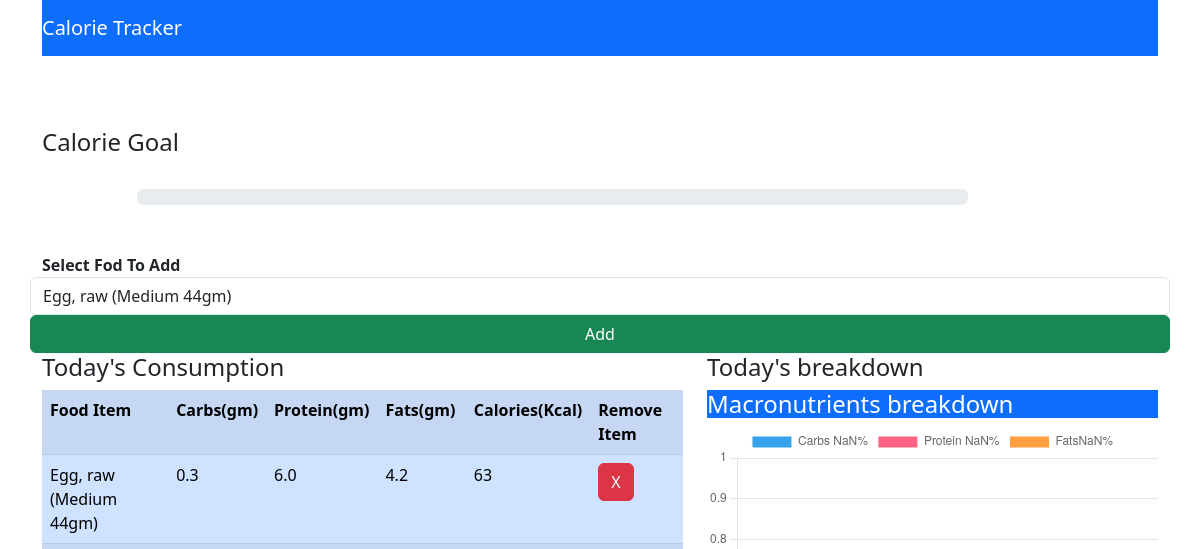
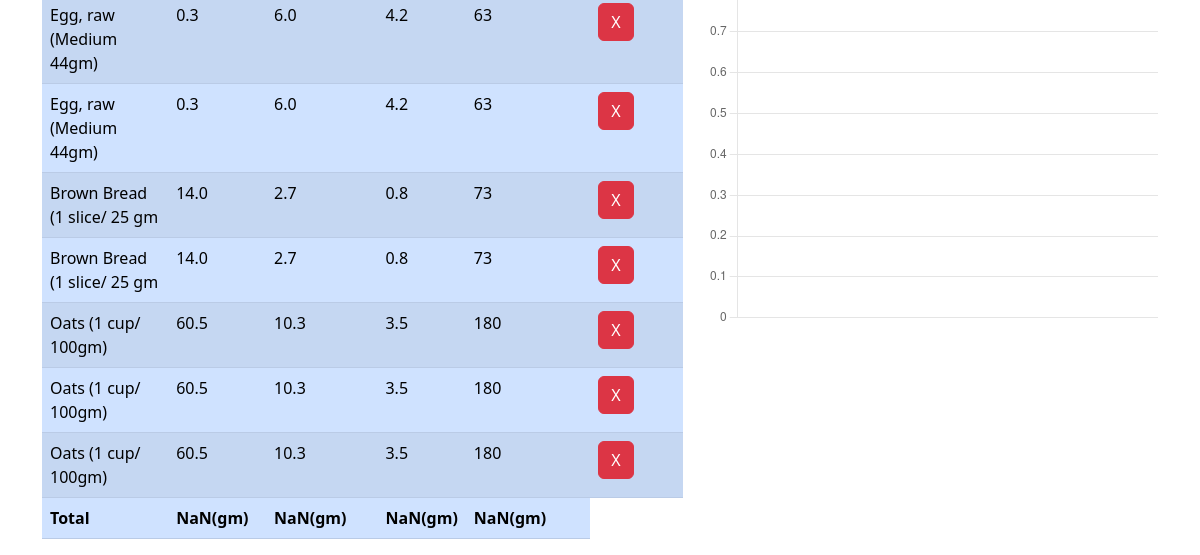
Page / (signed in) on the earlier database version (2 pictures, top to bottom).
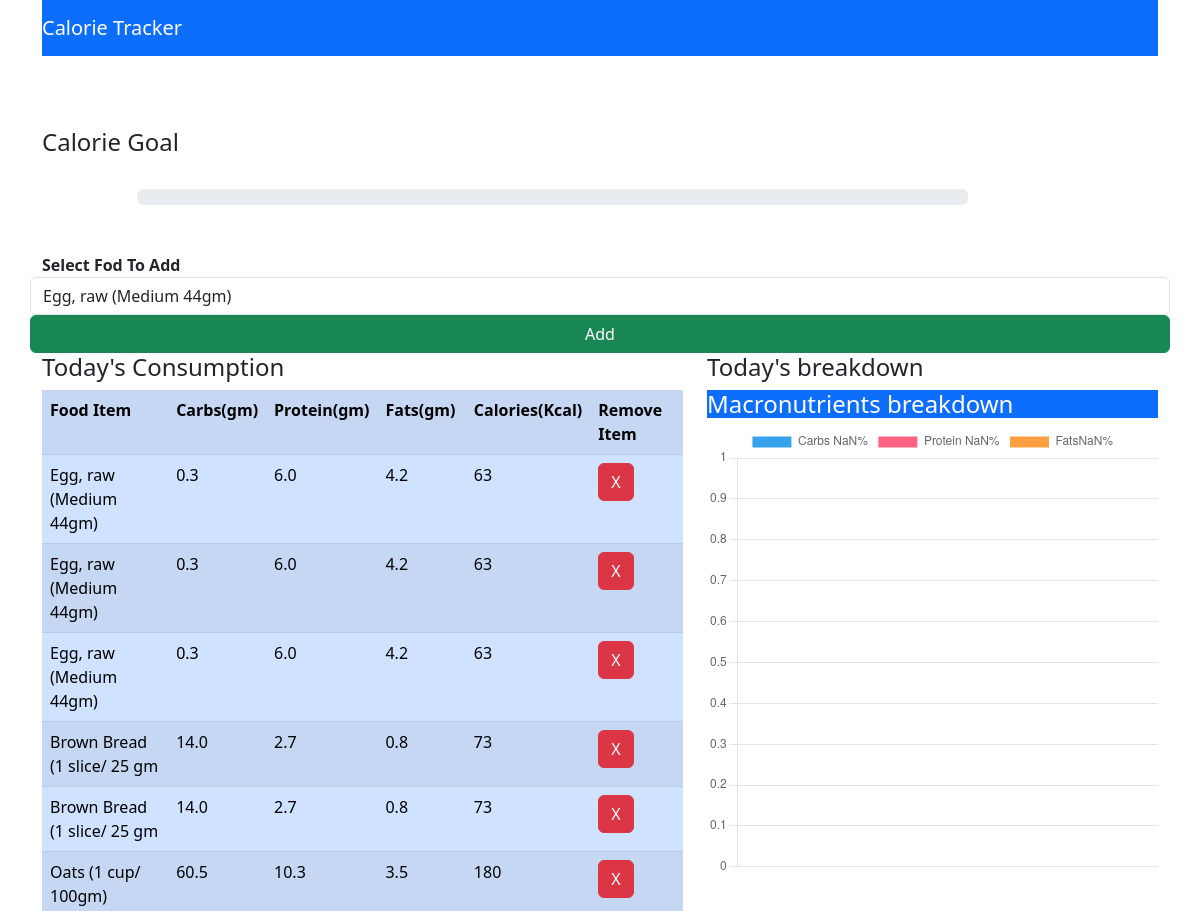
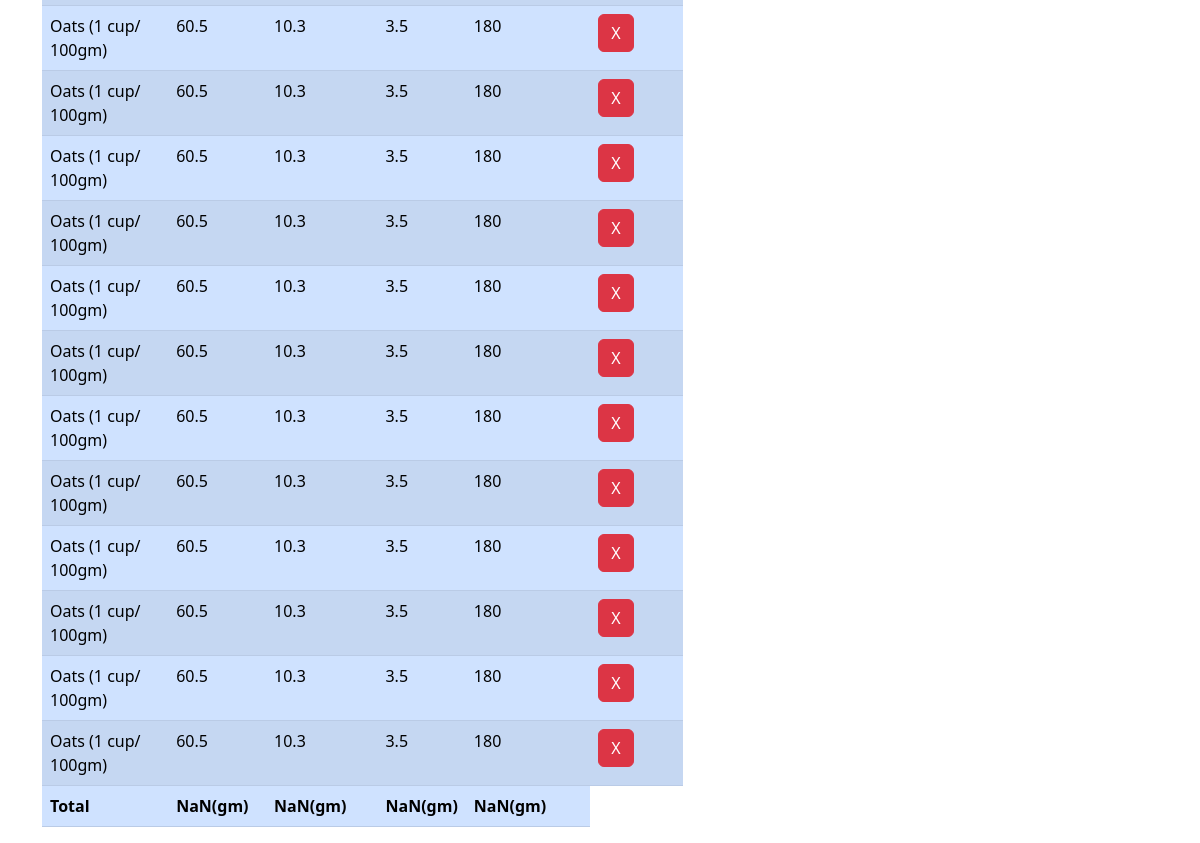
Same page on the later database version (2 pictures, top to bottom).
### myapp/models.py (models this page shows, shortened)
class Consume(models.Model):
    user = models.ForeignKey(User, on_delete=models.CASCADE)
    food_consumed = models.ForeignKey(Food, on_delete=models.CASCADE)

class Food(models.Model):
    name = models.CharField(max_length=100)
    carbs = models.FloatField()
    protein = models.FloatField()
    fats = models.FloatField()
    calories = models.IntegerField()

### myapp/views.py (the view)
# urls.py: path('', views.index, name='index'),
def index(request):
    if request.method=='POST':
        food_consumed = request.POST['food_consumed']
        consume = Food.objects.get(name=food_consumed)
        user = request.user
        consume = Consume(user=user, food_consumed=consume)
        consume.save()
        foods = Food.objects.all()
    else:
        foods = Food.objects.all()
    consumed_food = Consume.objects.filter(user=request.user)
    return render(request,'myapp/index.html', {'foods':foods, 'consumed_food':consumed_food})

### myapp/templates/myapp/index.html (shortened to what the changed rows need)
<!DOCTYPE html>
<html lang="en">
<head>
    <link href="https://cdn.jsdelivr.net/npm/bootstrap@5.3.0/dist/css/bootstrap.min.css" rel="stylesheet">
</head>
<body>
    <div class="container">
        <br><br><br>
        <br>
        <br><br>
        <div class="row">
            <div class="col-md-7">
                <table id="table" class="table table-striped table-primary">
                    <tr class="bg bg-primary">
                        <th>Food Item</th>
                        <th>Carbs(gm)</th>
                        <th>Protein(gm)</th>
                        <th>Fats(gm)</th>
                        <th>Calories(Kcal)</th>
                        <th>Remove Item</th>
                    </tr>
                    {% for c in consumed_food %}
                        <tr>
                            <td>{{ c.food_consumed.name }}</td>
                            <td>{{ c.food_consumed.carbs }}</td>
                            <td>{{ c.food_consumed.protein }}</td>
                            <td>{{ c.food_consumed.fats }}</td>
                            <td>{{ c.food_consumed.calories }}</td>
                            <td><a class="btn btn-danger" href="{% url 'delete' c.id %}">X</a></td>
                        </tr>
                    {% endfor %}
                </table>
            </div>
        </div>
    </div>
</body>
<script>
    var table = document.getElementById('table');
    var carbs = 0, protein = 0, fats = 0, calories = 0;
    for(var i = 1; i < table.rows.length-1; i++){
        // console.log(table.rows[i].cells[4].innerHTML);
        carbs += parseFloat(table.rows[i].cells[1].innerHTML);
        carbs = Math.round(carbs);
        protein += parseFloat(table.rows[i].cells[2].innerHTML);
        protein = Math.round(protein);
        fats += parseFloat(table.rows[i].cells[3].innerHTML);
        fats = Math.round(fats);
        calories += parseFloat(table.rows[i].cells[4].innerHTML);
        calories = Math.round(calories);
    }
    console.log(carbs);
    document.getElementById("totalCarbs").innerHTML = '<b>' + carbs + '(gm)</b>';
    document.getElementById("totalProtein").innerHTML = '<b>' + protein + '(gm)</b>';
    document.getElementById("totalFats").innerHTML = '<b>' + fats + '(gm)</b>';
    document.getElementById("totalCalories").innerHTML = '<b>' + calories + '(gm)</b>';
    var calPer = (calories/2000) * 100;
    document.getElementsByClassName('progress-bar')[0].setAttribute('style','width:' + calPer +'%');
    var total = carbs + protein + fats;
    var carbsP = Math.round((carbs/total)*100);
    var proteinP = Math.round((protein/total)*100);
    var fatsP = Math.round((fats/total)*100);
    const ctx = document.getElementById('myChart');
    new Chart(ctx, {
    type: 'doughnut',
    data: {
        labels: ['Carbs ' + carbsP + '%' , 'Protein ' + proteinP + '%', 'Fats' + fatsP + '%'],
        datasets: [{
        label: '# of Votes',
        data: [carbsP, proteinP, fatsP],
        borderWidth: 1
        }]
    },
    options: {
        scales: {
        y: {
            beginAtZero: true
        }
        }
    }
    });
</script>
</html>

Differences in the rows shown:
added Consume: food_consumed.name "Oats (1 cup/ 100gm)", food_consumed.carbs "60.5", food_consumed.protein "10.3", food_consumed.fats "3.5", food_consumed.calories "180"
added Consume: food_consumed.name "Oats (1 cup/ 100gm)", food_consumed.carbs "60.5", food_consumed.protein "10.3", food_consumed.fats "3.5", food_consumed.calories "180"
added Consume: food_consumed.name "Oats (1 cup/ 100gm)", food_consumed.carbs "60.5", food_consumed.protein "10.3", food_consumed.fats "3.5", food_consumed.calories "180"
added Consume: food_consumed.name "Oats (1 cup/ 100gm)", food_consumed.carbs "60.5", food_consumed.protein "10.3", food_consumed.fats "3.5", food_consumed.calories "180"
added Consume: food_consumed.name "Oats (1 cup/ 100gm)", food_consumed.carbs "60.5", food_consumed.protein "10.3", food_consumed.fats "3.5", food_consumed.calories "180"
added Consume: food_consumed.name "Oats (1 cup/ 100gm)", food_consumed.carbs "60.5", food_consumed.protein "10.3", food_consumed.fats "3.5", food_consumed.calories "180"
added Consume: food_consumed.name "Oats (1 cup/ 100gm)", food_consumed.carbs "60.5", food_consumed.protein "10.3", food_consumed.fats "3.5", food_consumed.calories "180"
added Consume: food_consumed.name "Oats (1 cup/ 100gm)", food_consumed.carbs "60.5", food_consumed.protein "10.3", food_consumed.fats "3.5", food_consumed.calories "180"
added Consume: food_consumed.name "Oats (1 cup/ 100gm)", food_consumed.carbs "60.5", food_consumed.protein "10.3", food_consumed.fats "3.5", food_consumed.calories "180"
added Consume: food_consumed.name "Oats (1 cup/ 100gm)", food_consumed.carbs "60.5", food_consumed.protein "10.3", food_consumed.fats "3.5", food_consumed.calories "180"
